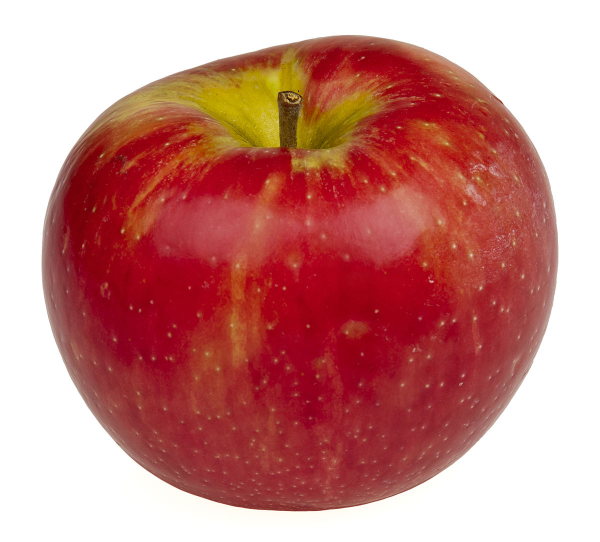
#> input picture opencv/jpg/apple.jpg, 1200 x 1083 px (shown at 1/2 size)
$ python cannyEdge.py
#> lines starting #> are read from the running program, lines starting #| are printed output that depends on the picture; after the words box and inside, x2 and y2 are one past the last pixel; in counts of white or black regions, pixels touching at a corner belong together
import cv2
import numpy as np
import matplotlib.pyplot as plt
from scipy import signal
from scipy.ndimage.filters import gaussian_filter


# imtensity
def gradient(img):
    h_x=np.array([[1,0,-1],[2,0,-2],[1,0,-1]],dtype=np.float64)
    h_y=h_x.transpose()
    gx=signal.convolve2d(img,h_x)
    gy=signal.convolve2d(img,h_y)
    return np.sqrt(gx*gx+gy*gy),np.arctan(gy,gx)*180/np.pi

# non maximum suppression
def suppression(det,phase):
    gmax=np.zeros(det.shape)
    for i in range(gmax.shape[0]):
        for j in range(gmax.shape[1]):
            if(phase[i][j]<0):
                phase[i][j]+=360
            if((j+1)<gmax.shape[1] and (j-1)>=0) and ((i+1) < gmax.shape[0]) and ((i-1) >= 0):
                # 0 degree
                if (phase[i][j]>=360-22.5 or phase[i][j]<0+22.5) or (phase[i][j]>=180-22.5 and phase[i][j]<180+22.5):
                    if det[i][j] >= det[i][j + 1] and det[i][j] >= det[i][j - 1]:
                        gmax[i][j]=det[i][j]
                # 45 degree
                if (phase[i][j]>=45-22.5 and phase[i][j]<45+22.5) or (phase[i][j]>=180+45-22.5 and phase[i][j]<180+45+22.5):
                    if det[i][j] >= det[i-1][j+1] and det[i][j] >= det[i+1][j-1]:
                        gmax[i][j]=det[i][j]
                #90 degree
                if (phase[i][j]>=90-22.5 and phase[i][j]<90+22.5) or (phase[i][j]>=180+90-22.5 and phase[i][j]<180+90+22.5):
                    if det[i][j] >= det[i-1][j] and det[i][j] >= det[i+1][j]:
                        gmax[i][j]=det[i][j]
                #135
                if (phase[i][j]>=135-22.5 and phase[i][j]<135+22.5) or (phase[i][j]>=180+135-22.5 and phase[i][j]<180+135+22.5):
                    if det[i][j] >= det[i-1][j-1] and det[i][j] >= det[i+1][j+1]:
                        gmax[i][j]=det[i][j]
    return gmax


# thresholding the image
def thresholding(img):
    thres=np.zeros(img.shape)
    nmax = np.max(img)
    lo,hi=0.1*nmax,0.8*nmax
    for i in range(img.shape[0]):
        for j in range(img.shape[1]):
            if img[i][j] >= hi:
                thres[i][j]=1.0
            elif img[i][j] >= lo:
                thres[i][j]=0.5
    return thres

img = cv2.imread('jpg/apple.jpg')
#> img is the input picture: shape (1083, 1200, 3); mean B, G, R 129.2, 133.2, 199
img_gray = cv2.cvtColor(img,cv2.COLOR_BGR2GRAY)
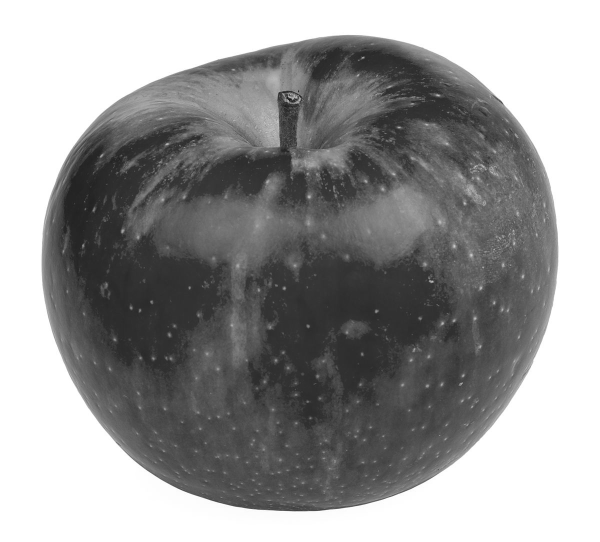
#> img_gray: shape (1083, 1200) (shown at 1/2 size); min 10, max 255, mean 152.4
img_gaussian= gaussian_filter(img_gray,3)
img_gradient,theta=gradient(img_gaussian)
#> in gradient, `gx=signal.convolve2d(img,h_x)`:
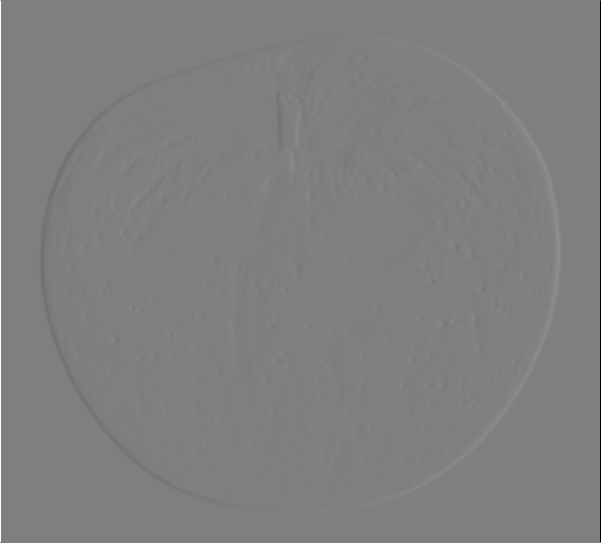
#> gx: shape (1085, 1202) float64 (shown at 1/2 size); min -1020, max 1020, mean 0; drawn with min black and max white
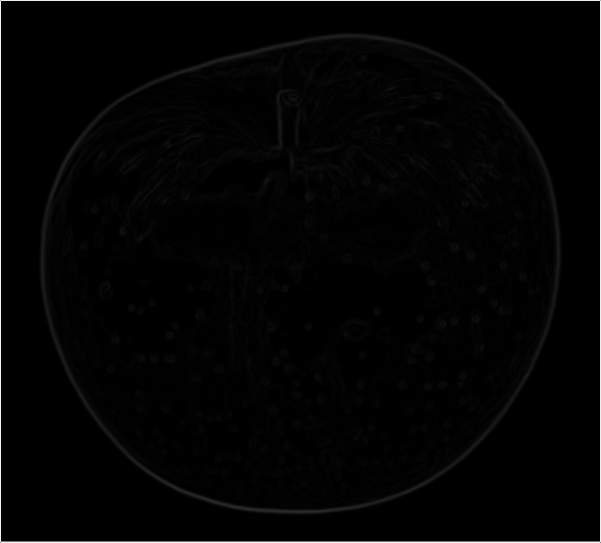
#> img_gradient: shape (1085, 1202) float64 (shown at 1/2 size); min 0, max 1081.9, mean 15.6; drawn with min black and max white
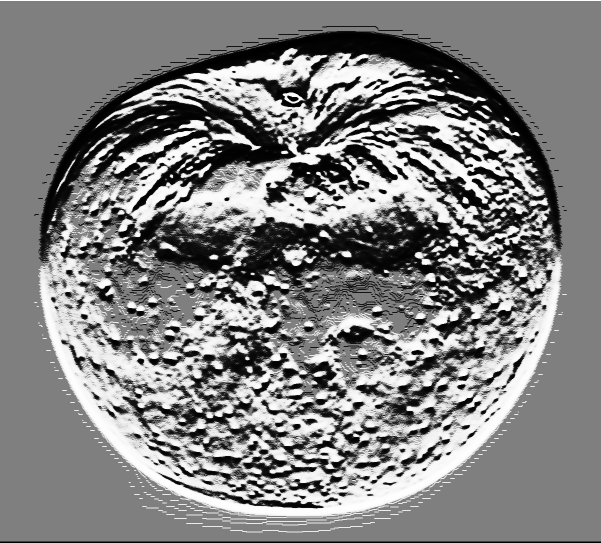
#> theta: shape (1085, 1202) float64 (shown at 1/2 size); min -89.94, max 89.94, mean 2.1; drawn with min black and max white
img_sup=suppression(img_gradient,theta)
#> after the loop in suppression, `for i in range(gmax.shape[0]):`:
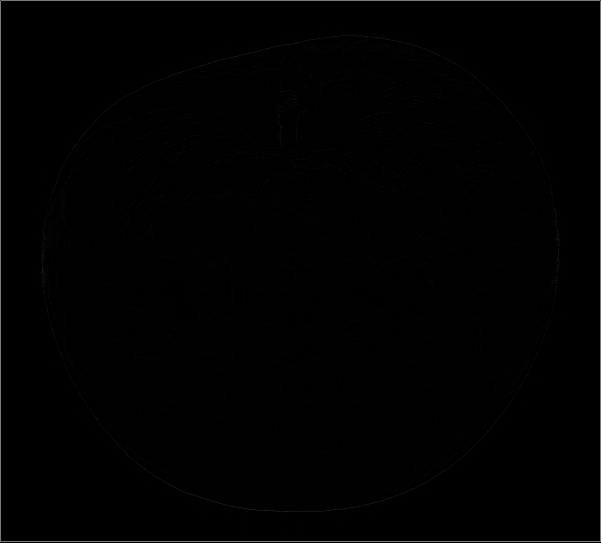
#> gmax: shape (1085, 1202) float64 (shown at 1/2 size); min 0, max 1081.9, mean 5.6; drawn with min black and max white
#> after the loop in suppression, `for i in range(gmax.shape[0]):`:
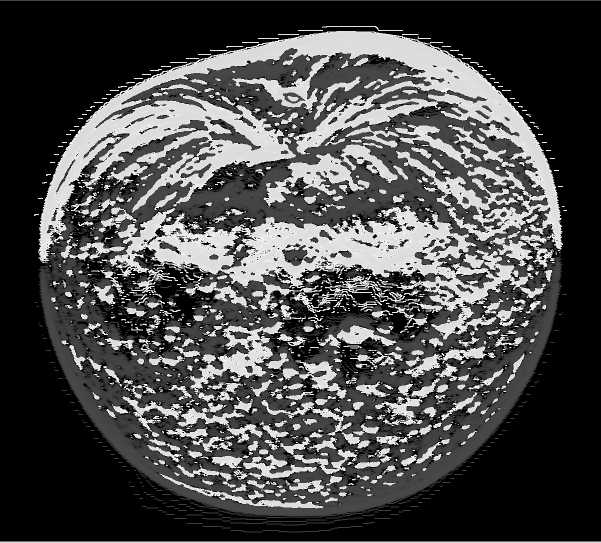
#> phase: shape (1085, 1202) float64 (shown at 1/2 size); min 0, max 315, mean 92.6; drawn with min black and max white
img_thres=thresholding(img_sup)
#> in thresholding, `nmax = np.max(img)`: nmax = 1081.9
#> in thresholding, `lo,hi=0.1*nmax,0.8*nmax`: lo = 108.2; hi = 865.5

img_canny = cv2.Canny(img_gaussian,26,204)
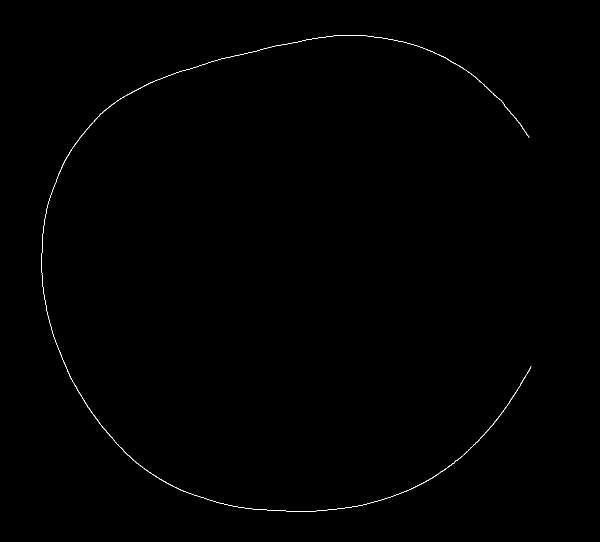
#> img_canny: shape (1083, 1200) (shown at 1/2 size); 0.23% white in thin lines or dots, all inside (x1, y1, x2, y2) = (83, 70, 1063, 1023)
plt.subplot(2,1,1),plt.imshow(img_canny,cmap='gray')
plt.subplot(2,1,2),plt.imshow(img_thres,cmap='gray')

plt.show()
